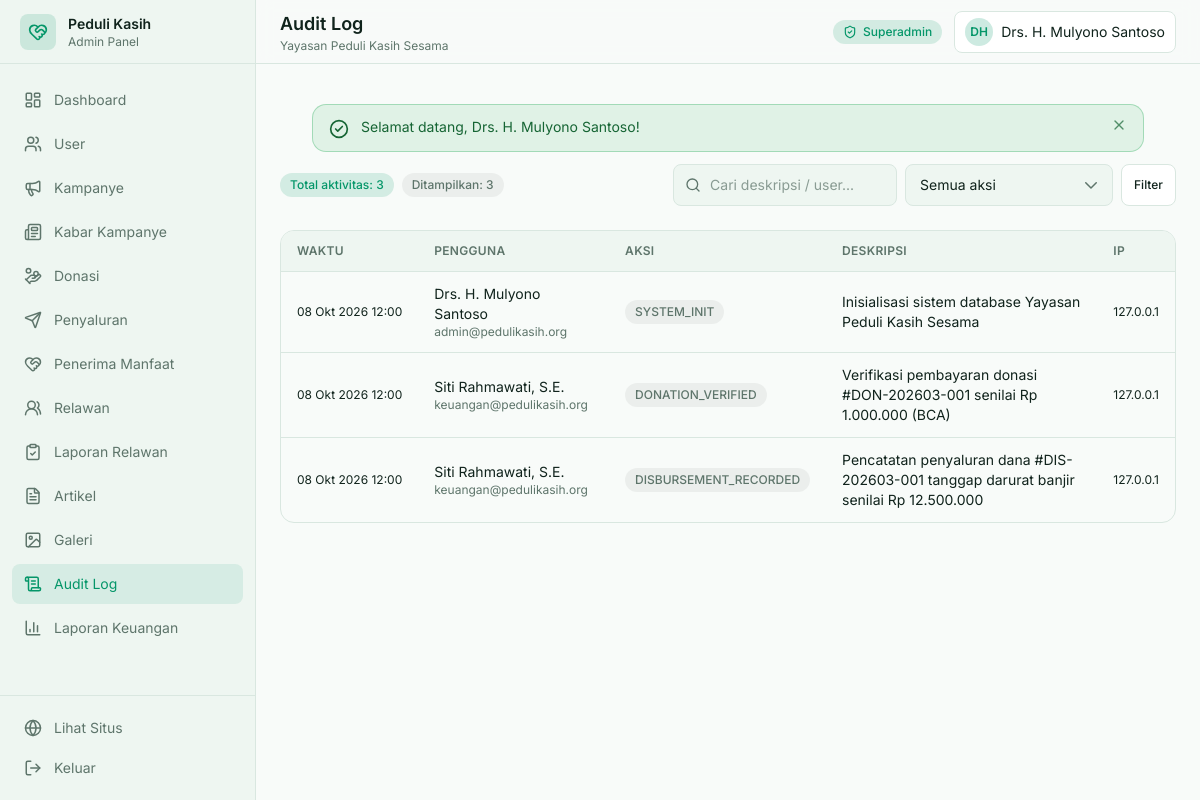
Screenshot of /admin/audit-logs (signed in) with the database file from the repository.
### tables this page shows
CREATE TABLE `users` (
  `id` INT UNSIGNED AUTO_INCREMENT PRIMARY KEY,
  `name` VARCHAR(120) NOT NULL,
  `email` VARCHAR(150) NOT NULL UNIQUE,
  `password` VARCHAR(255) NOT NULL,
  `phone` VARCHAR(30) NULL,
  `role` ENUM('superadmin', 'staff', 'donatur', 'volunteer') NOT NULL DEFAULT 'donatur',
  `avatar` VARCHAR(255) NULL,
  `address` TEXT NULL,
  `bio` TEXT NULL,
  `status` ENUM('active', 'inactive') NOT NULL DEFAULT 'active',
  `created_at` TIMESTAMP DEFAULT CURRENT_TIMESTAMP,
  `updated_at` TIMESTAMP DEFAULT CURRENT_TIMESTAMP ON UPDATE CURRENT_TIMESTAMP,
  `deleted_at` TIMESTAMP NULL DEFAULT NULL,
  INDEX `idx_role` (`role`),
  INDEX `idx_email` (`email`)
);

CREATE TABLE `audit_logs` (
  `id` INT UNSIGNED AUTO_INCREMENT PRIMARY KEY,
  `user_id` INT UNSIGNED NULL,
  `action` VARCHAR(100) NOT NULL,
  `description` TEXT NOT NULL,
  `ip_address` VARCHAR(50) NULL,
  `user_agent` TEXT NULL,
  `created_at` TIMESTAMP DEFAULT CURRENT_TIMESTAMP,
  FOREIGN KEY (`user_id`) REFERENCES `users` (`id`) ON DELETE SET NULL,
  INDEX `idx_action` (`action`),
  INDEX `idx_created_at` (`created_at`)
);

### app/Views/admin/audit_logs.php (the view, shortened to what the rows shown need)
<?php
$logs    = $logs ?? [];
$filters = $filters ?? [];
$total   = $total ?? 0;
$badgeFor = static function (string $action): string {
    if (str_contains($action, 'DELETE') || str_contains($action, 'REJECT')) return 'badge-danger';
    if (str_contains($action, 'CREATE') || str_contains($action, 'REGISTER')) return 'badge-success';
    if (str_contains($action, 'UPDATE') || str_contains($action, 'VERIFY') || str_contains($action, 'STATUS')) return 'badge-info';
    return 'badge-muted';
};
?>
<div class="space-y-6">
    <div class="flex flex-col justify-between gap-4 lg:flex-row lg:items-center">
        <div class="flex flex-wrap items-center gap-2">
            <span class="badge-accent">Total aktivitas: <?= (int) $total ?></span>
            <span class="badge-muted">Ditampilkan: <?= count($logs) ?></span>
        </div>
        <form method="get" action="<?= Helper::url('admin/audit-logs') ?>" class="flex flex-col gap-2 sm:flex-row">
            <div class="relative">
                <input type="search" name="q" class="input pl-9 sm:w-56" placeholder="Cari deskripsi / user..."
                       value="<?= Helper::e($filters['search'] ?? '') ?>">
            </div>
            <select name="action" class="select sm:w-52">
                <option value="">Semua aksi</option>
            </select>
            <button class="btn-outline btn-sm" type="submit">Filter</button>
        </form>
    </div>
    <div class="table-wrap">
        <table class="table">
            <thead>
                <tr>
                    <th>Waktu</th>
                    <th>Pengguna</th>
                    <th>Aksi</th>
                    <th>Deskripsi</th>
                    <th>IP</th>
                </tr>
            </thead>
            <tbody>
                <?php if ($logs): ?>
                    <?php foreach ($logs as $log): ?>
                        <tr>
                            <td class="whitespace-nowrap text-xs text-ink-soft"><?= Helper::tanggal($log['created_at'], true) ?></td>
                            <td>
                                <p class="text-sm text-ink"><?= Helper::e($log['user_name'] ?? 'Sistem / Tamu') ?></p>
                                <?php if (!empty($log['user_email'])): ?>
                                    <p class="text-xs text-ink-soft"><?= Helper::e($log['user_email']) ?></p>
                                <?php endif; ?>
                            </td>
                            <td><span class="<?= $badgeFor($log['action']) ?>"><?= Helper::e($log['action']) ?></span></td>
                            <td class="max-w-[420px] text-sm text-ink-soft"><?= Helper::e($log['description']) ?></td>
                            <td class="whitespace-nowrap text-xs text-ink-soft"><?= Helper::e($log['ip_address'] ?? '-') ?></td>
                        </tr>
                    <?php endforeach; ?>
                <?php else: ?>
                    <tr><td colspan="5" class="text-center text-ink-soft">Tidak ada aktivitas pada filter ini.</td></tr>
                <?php endif; ?>
            </tbody>
        </table>
    </div>
</div>

### app/Core/Router.php (shortened to what the rows shown need)
<?php
class Router
{
    private array $routes = [];
    private function add(string $method, string $pattern, array $handler, ?string $middleware): void
    {
        $this->routes[] = compact('method', 'pattern', 'handler', 'middleware');
    }
    private function compile(string $pattern): string
    {
        $pattern = trim($pattern, '/');
        if ($pattern === '') {
            return '#^$#';
        }
        $regex = preg_replace('#\{([a-zA-Z_][a-zA-Z0-9_]*)\}#', '([^/]+)', $pattern);
        return '#^' . $regex . '/?$#';
    }
    public function dispatch(string $method, string $path, string $basePath = ''): void
    {
        $method = strtoupper($method);
        $path = trim($path, '/');
        foreach ($this->routes as $route) {
            if ($route['method'] !== $method) {
                continue;
            }
            if (!preg_match($this->compile($route['pattern']), $path, $matches)) {
                continue;
            }
            array_shift($matches);
            [$class, $action] = $route['handler'];
            $controller = new $class();
            call_user_func_array([$controller, $action], $matches);
            return;
        }
    }
}

### app/Views/layouts/admin.php (shortened to what the rows shown need)
<?php
$settings    = $settings ?? (new \App\Models\Setting())->all();
$orgName     = $settings['org_name'] ?? 'Yayasan Peduli Kasih Sesama';
$currentUser = [
    'id'    => $_SESSION['user_id'] ?? null,
    'name'  => $_SESSION['user_name'] ?? 'Admin',
    'email' => $_SESSION['user_email'] ?? '',
    'role'  => $_SESSION['user_role'] ?? '',
];
$nav = [
    ['label' => 'Dashboard',         'icon' => 'layout-dashboard', 'route' => 'admin/dashboard',      'match' => 'admin/dashboard'],
    ['label' => 'User',              'icon' => 'users',            'route' => 'admin/users',          'match' => 'admin/users'],
    ['label' => 'Kampanye',          'icon' => 'megaphone',        'route' => 'admin/campaigns',      'match' => 'admin/campaigns'],
    ['label' => 'Kabar Kampanye',    'icon' => 'newspaper',        'route' => 'admin/campaign-updates', 'match' => 'admin/campaign-updates'],
    ['label' => 'Donasi',            'icon' => 'hand-coins',       'route' => 'admin/donations',      'match' => 'admin/donations'],
    ['label' => 'Penyaluran',        'icon' => 'send',             'route' => 'admin/disbursements',  'match' => 'admin/disbursements'],
    ['label' => 'Penerima Manfaat',  'icon' => 'heart-handshake',  'route' => 'admin/beneficiaries',  'match' => 'admin/beneficiaries'],
    ['label' => 'Relawan',           'icon' => 'users-round',      'route' => 'admin/volunteers',     'match' => 'admin/volunteers'],
    ['label' => 'Laporan Relawan',   'icon' => 'clipboard-check',  'route' => 'admin/field-reports',  'match' => 'admin/field-reports'],
    ['label' => 'Artikel',           'icon' => 'file-text',        'route' => 'admin/articles',       'match' => 'admin/articles'],
    ['label' => 'Galeri',            'icon' => 'image',            'route' => 'admin/gallery',        'match' => 'admin/gallery'],
    ['label' => 'Audit Log',         'icon' => 'scroll-text',      'route' => 'admin/audit-logs',     'match' => 'admin/audit-logs'],
    ['label' => 'Laporan Keuangan',  'icon' => 'bar-chart-3',      'route' => 'admin/reports',        'match' => 'admin/reports'],
];
?>
<!DOCTYPE html>
<html lang="id">
<head>
    <link rel="stylesheet" href="<?= Helper::asset('css/app.css') ?>">
</head>
<body class="min-h-screen bg-base text-ink">
<aside id="sidebar"
       class="fixed inset-y-0 left-0 z-40 flex w-64 -translate-x-full flex-col border-r border-line bg-surface transition-transform duration-200 lg:translate-x-0">
    <div class="flex h-16 shrink-0 items-center gap-3 border-b border-line px-5">
        <span class="flex h-9 w-9 items-center justify-center rounded-lg bg-accent/15 text-accent">
            <i data-lucide="heart-handshake" class="h-5 w-5"></i>
        </span>
        <div class="leading-tight">
            <p class="text-sm font-semibold text-ink">Peduli Kasih</p>
            <p class="text-xs text-ink-soft">Admin Panel</p>
        </div>
    </div>
    <nav class="flex-1 space-y-1 overflow-y-auto px-3 py-4">
        <?php foreach ($nav as $item): ?>
            <a href="<?= Helper::url($item['route']) ?>"
               class="side-link <?= Helper::isActive($item['match']) ? 'side-link-active' : '' ?>">
                <i data-lucide="<?= $item['icon'] ?>" class="h-[18px] w-[18px]"></i>
                <span><?= $item['label'] ?></span>
            </a>
        <?php endforeach; ?>
    </nav>
    <div class="shrink-0 border-t border-line p-3">
        <a href="<?= Helper::url('') ?>" class="side-link">
            <i data-lucide="globe" class="h-[18px] w-[18px]"></i>
            <span>Lihat Situs</span>
        </a>
        <a href="<?= Helper::url('logout') ?>" class="side-link">
            <i data-lucide="log-out" class="h-[18px] w-[18px]"></i>
            <span>Keluar</span>
        </a>
    </div>
</aside>
<div class="lg:pl-64">
    <header class="sticky top-0 z-20 flex h-16 items-center justify-between gap-4 border-b border-line bg-base/80 px-4 backdrop-blur sm:px-6">
        <div class="flex items-center gap-3">
            <div>
                <h1 class="text-base font-semibold text-ink sm:text-lg"><?= Helper::e($title ?? 'Dashboard') ?></h1>
                <p class="hidden text-xs text-ink-soft sm:block"><?= Helper::e($orgName) ?></p>
            </div>
        </div>
        <div class="flex items-center gap-2 sm:gap-3">
            <span class="badge-accent hidden sm:inline-flex">
                <i data-lucide="shield-check" class="h-3.5 w-3.5"></i>
                <?= Helper::e(ucfirst($currentUser['role'])) ?>
            </span>
            <div class="flex items-center gap-2 rounded-lg border border-line bg-card px-2.5 py-1.5">
                <span class="flex h-7 w-7 items-center justify-center rounded-full bg-accent/20 text-xs font-semibold text-accent">
                    <?= Helper::e(Helper::initials($currentUser['name'])) ?>
                </span>
                <span class="hidden text-sm text-ink md:inline"><?= Helper::e($currentUser['name']) ?></span>
            </div>
        </div>
    </header>
    <main class="p-4 sm:p-6">
        <?php include __DIR__ . '/../partials/flash.php'; ?>
        <?= $content ?? '' ?>
    </main>
</div>
</body>
</html>

### rows the page displays
users: name "DH", name "Drs. H. Mulyono Santoso"
audit_logs: created_at "08 Okt 2026 12:00", user.name "Drs. H. Mulyono Santoso", user.email "admin@pedulikasih.org", action "SYSTEM_INIT", description "Inisialisasi sistem database Yayasan Peduli Kasih Sesama", ip_address "127.0.0.1"
audit_logs: created_at "08 Okt 2026 12:00", user.name "Siti Rahmawati, S.E.", user.email "keuangan@pedulikasih.org", action "DONATION_VERIFIED", description "Verifikasi pembayaran donasi #DON-202603-001 senilai Rp 1.000.000 (BCA)", ip_address "127.0.0.1"
audit_logs: created_at "08 Okt 2026 12:00", user.name "Siti Rahmawati, S.E.", user.email "keuangan@pedulikasih.org", action "DISBURSEMENT_RECORDED", description "Pencatatan penyaluran dana #DIS-202603-001 tanggap darurat banjir senilai Rp 12.500.000", ip_address "127.0.0.1"

### other values shown
$item['label'] "Dashboard"
$item['label'] "User"
$item['label'] "Kampanye"
$item['label'] "Kabar Kampanye"
$item['label'] "Donasi"
$item['label'] "Penyaluran"
$item['label'] "Penerima Manfaat"
$item['label'] "Relawan"
$item['label'] "Laporan Relawan"
$item['label'] "Artikel"
$item['label'] "Galeri"
$item['label'] "Audit Log"
$item['label'] "Laporan Keuangan"
Helper::e($orgName) "Yayasan Peduli Kasih Sesama"
